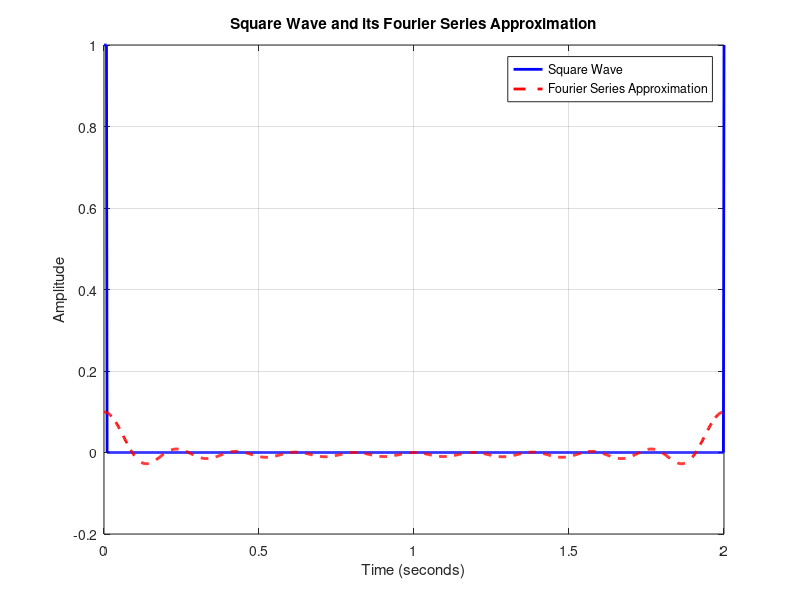

MATLAB code for this plot:
% Define the parameters of the square wave
T = 2;        % Period of the square wave (in seconds)
A = 1;        % Amplitude of the square wave
D = 0.5;      % Duty cycle (0 <= D <= 1)

% Number of terms (harmonics) to compute in the Fourier series
num_terms = 10;

% Time vector for one period of the square wave
t = linspace(0, T, 1000);

% Function to generate the square wave
square_wave = A * (square(2*pi*t/T, D) + 1)/2;

% Compute Fourier series coefficients
coefficients = zeros(1, num_terms);

for n = 1:num_terms
    % Function to calculate the nth term of the Fourier series
    % for the square wave
    term = square_wave .* cos(2*pi*n*t/T);

    % Compute the nth coefficient using trapezoidal integration
    coefficients(n) = (2/T) * trapz(t, term);
end

% Display the Fourier series coefficients
disp('Fourier Series Coefficients:');
disp(coefficients);

% Plot the square wave and its Fourier series approximation
figure;
plot(t, square_wave, 'b', 'LineWidth', 2);
hold on;

% Fourier series approximation
approximation = zeros(size(t));
for n = 1:num_terms
    approximation = approximation + coefficients(n) * cos(2*pi*n*t/T);
end

plot(t, approximation, 'r--', 'LineWidth', 2);
hold off;

xlabel('Time (seconds)');
ylabel('Amplitude');
title('Square Wave and its Fourier Series Approximation');
legend('Square Wave', 'Fourier Series Approximation');
grid on;

